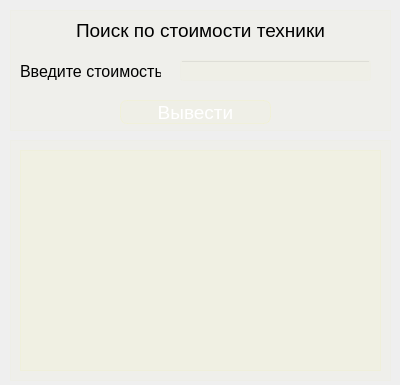
<?xml version="1.0" encoding="UTF-8"?>
<ui version="4.0">
 <class>wndw_search_by_value</class>
 <widget class="QDialog" name="wndw_search_by_value">
  <property name="geometry">
   <rect>
    <x>0</x>
    <y>0</y>
    <width>400</width>
    <height>385</height>
   </rect>
  </property>
  <property name="windowTitle">
   <string>Dialog</string>
  </property>
  <property name="styleSheet">
   <string notr="true">background-color: qlineargradient(
        spread:pad, x1:0, y1:0, x2:1, y2:1, 
        stop:0 rgba(139,0,255, 20), 
        stop:1 rgba(115,102,189, 40));</string>
  </property>
  <widget class="QFrame" name="frm_table_search_by_value">
   <property name="geometry">
    <rect>
     <x>10</x>
     <y>140</y>
     <width>381</width>
     <height>241</height>
    </rect>
   </property>
   <property name="styleSheet">
    <string notr="true">background-color: rgba(254,254,34, 5)</string>
   </property>
   <property name="frameShape">
    <enum>QFrame::Shape::StyledPanel</enum>
   </property>
   <property name="frameShadow">
    <enum>QFrame::Shadow::Raised</enum>
   </property>
   <widget class="QTableView" name="tv_search_by_value">
    <property name="geometry">
     <rect>
      <x>10</x>
      <y>10</y>
      <width>361</width>
      <height>221</height>
     </rect>
    </property>
    <property name="styleSheet">
     <string notr="true">background-color: rgba(254,254,34, 10)</string>
    </property>
   </widget>
  </widget>
  <widget class="QFrame" name="frm__search_by_value">
   <property name="geometry">
    <rect>
     <x>10</x>
     <y>10</y>
     <width>381</width>
     <height>121</height>
    </rect>
   </property>
   <property name="styleSheet">
    <string notr="true">background-color: rgba(254,254,34, 5)</string>
   </property>
   <property name="frameShape">
    <enum>QFrame::Shape::StyledPanel</enum>
   </property>
   <property name="frameShadow">
    <enum>QFrame::Shadow::Raised</enum>
   </property>
   <widget class="QLabel" name="lbl_search_by_value">
    <property name="geometry">
     <rect>
      <x>20</x>
      <y>0</y>
      <width>341</width>
      <height>41</height>
     </rect>
    </property>
    <property name="maximumSize">
     <size>
      <width>16777215</width>
      <height>60</height>
     </size>
    </property>
    <property name="font">
     <font>
      <pointsize>14</pointsize>
     </font>
    </property>
    <property name="styleSheet">
     <string notr="true">background-color: none;
border: none;</string>
    </property>
    <property name="text">
     <string>Поиск по стоимости техники</string>
    </property>
    <property name="alignment">
     <set>Qt::AlignmentFlag::AlignCenter</set>
    </property>
   </widget>
   <widget class="QLabel" name="lbl_enter_value">
    <property name="geometry">
     <rect>
      <x>10</x>
      <y>50</y>
      <width>141</width>
      <height>22</height>
     </rect>
    </property>
    <property name="font">
     <font>
      <pointsize>12</pointsize>
     </font>
    </property>
    <property name="styleSheet">
     <string notr="true">background-color: none;
border:none;</string>
    </property>
    <property name="text">
     <string>Введите стоимость</string>
    </property>
   </widget>
   <widget class="QLineEdit" name="le_enter_value">
    <property name="geometry">
     <rect>
      <x>170</x>
      <y>50</y>
      <width>191</width>
      <height>21</height>
     </rect>
    </property>
    <property name="font">
     <font>
      <pointsize>12</pointsize>
     </font>
    </property>
   </widget>
   <widget class="QPushButton" name="pb_show">
    <property name="geometry">
     <rect>
      <x>110</x>
      <y>90</y>
      <width>151</width>
      <height>24</height>
     </rect>
    </property>
    <property name="font">
     <font>
      <pointsize>14</pointsize>
     </font>
    </property>
    <property name="styleSheet">
     <string notr="true">QPushButton {
color: white;
backgroung-color: rgba(254,254,34, 30);
border: 1px solid rgba(254,254,34, 20);
border-radius: 7px;
}

QPushButton:hover {
background-color: rgba(254,254,34, 40);
}

QPushButton:pressed {
background-color: rgba(254,254,34, 70);
}</string>
    </property>
    <property name="text">
     <string>Вывести</string>
    </property>
   </widget>
  </widget>
 </widget>
 <resources/>
 <connections/>
</ui>
